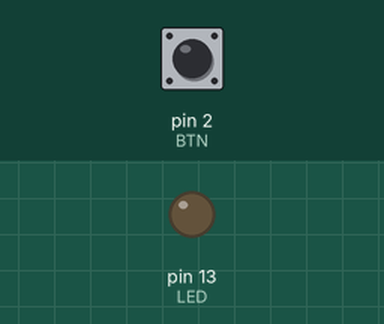
A sketch run on a simulated Arduino Uno, built with avr-gcc and run on an emulated ATmega328P. Shown: output pins drawn as LEDs (lit = HIGH). Dashed ring = blinking. Inputs (shaded band) come from the test bench; at power-on: pin 2 (BTN) HIGH. What the sketch prints to the serial monitor is not drawn.

Above: at 1.2 s.
1.3 s: pin 2 (BTN) pulled LOW for 0.15 s
At 1.39 s:
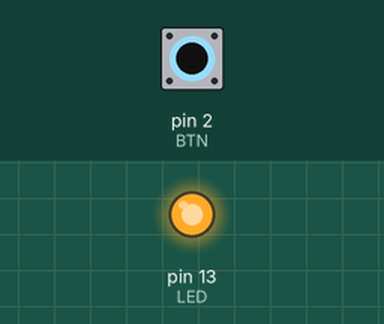
2.9 s: pin 2 (BTN) pulled LOW for 3.2 s
At 6.5 s:
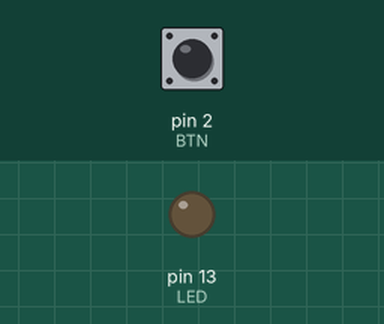
7.6 s: pin 2 (BTN) pulsed LOW 2 times (0.12 s each, 0.3 s apart)
At 7.68 s:
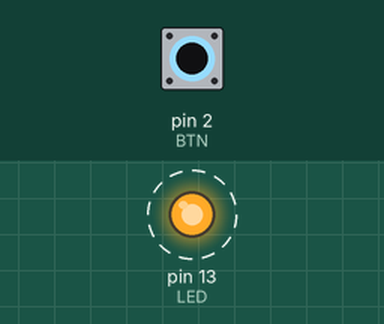
11.2 s: pin 2 (BTN) driven LOW
At 12.1 s:
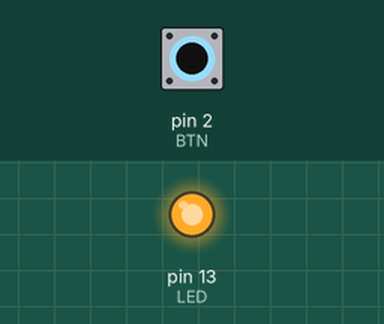
14.2 s: pin 2 (BTN) driven HIGH
At 15.3 s:
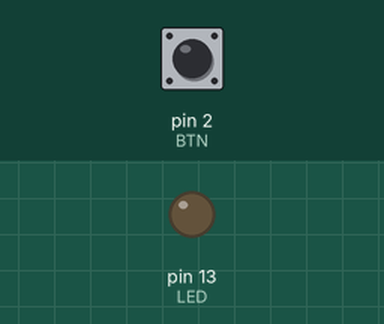
Timing chart, 0 to 17.2 s (numbered marks = the images above; inputs shaded):
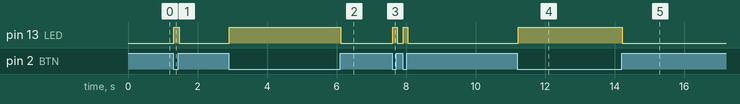

The sketch:

button2_LED.ino
```cpp
#define BTN 2
#define LED 13

void setup() {
  // put your setup code here, to run once:
  Serial.begin(9600);
  pinMode(BTN,INPUT_PULLUP); //1.1 上拉電阻
  pinMode(LED,OUTPUT);
}

void loop() {
  // put your main code here, to run repeatedly:
  bool btnState = digitalRead(BTN);
  Serial.println(String(btnState));
  if(btnState==LOW){
    Serial.println("按鈕被按了");
    digitalWrite(LED,HIGH);
  }else{
    Serial.println("沒按按鈕");
    digitalWrite(LED,LOW);
  }
  delay(10);
}
```

Measured:
- after the input at 1.3 s, pin 13 (LED): LOW → HIGH at once, → LOW 0.16 s later
- after the input at 2.9 s, pin 13 (LED): LOW → HIGH at once, → LOW 3.2 s later
- after the input at 7.6 s, pin 13 (LED): alternates HIGH for 0.12 s and LOW for 0.18 s, 4 changes in all, then stays LOW, starting at once
- after the input at 11.2 s, pin 13 (LED): LOW → HIGH at once
- after the input at 14.2 s, pin 13 (LED): HIGH → LOW at once
